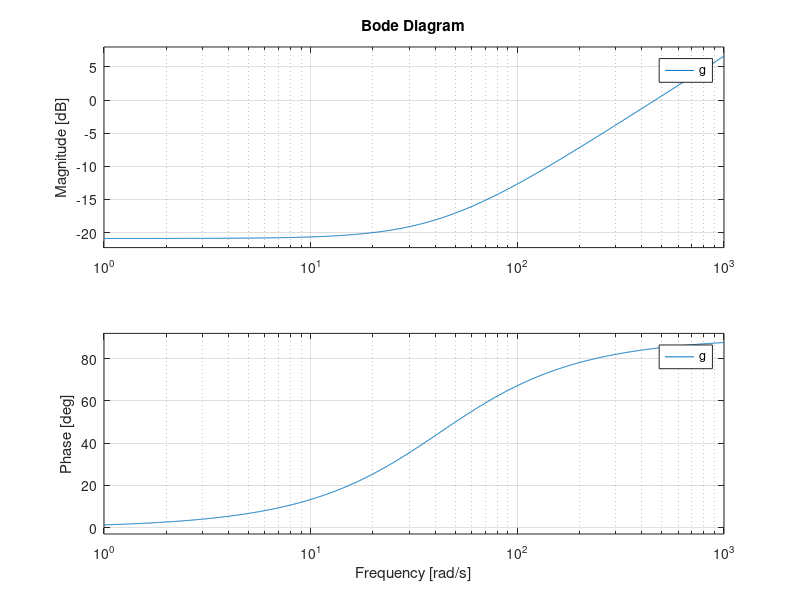
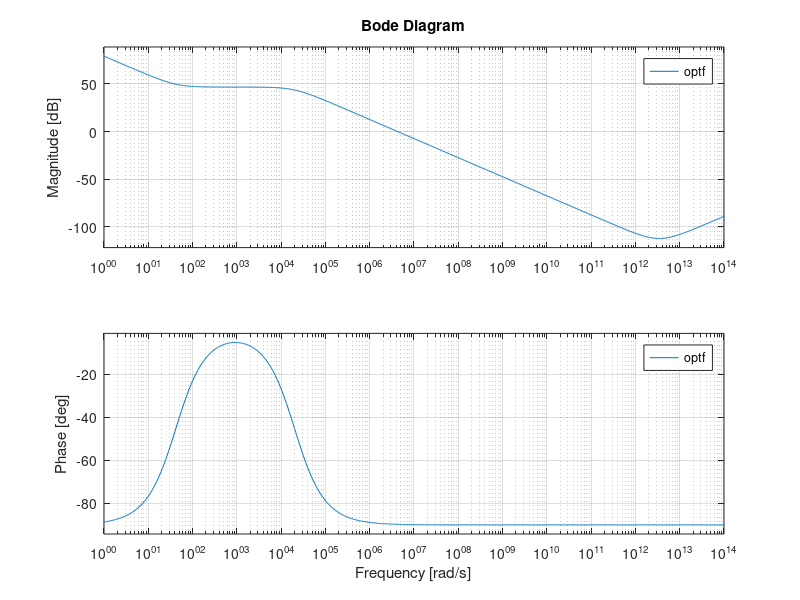
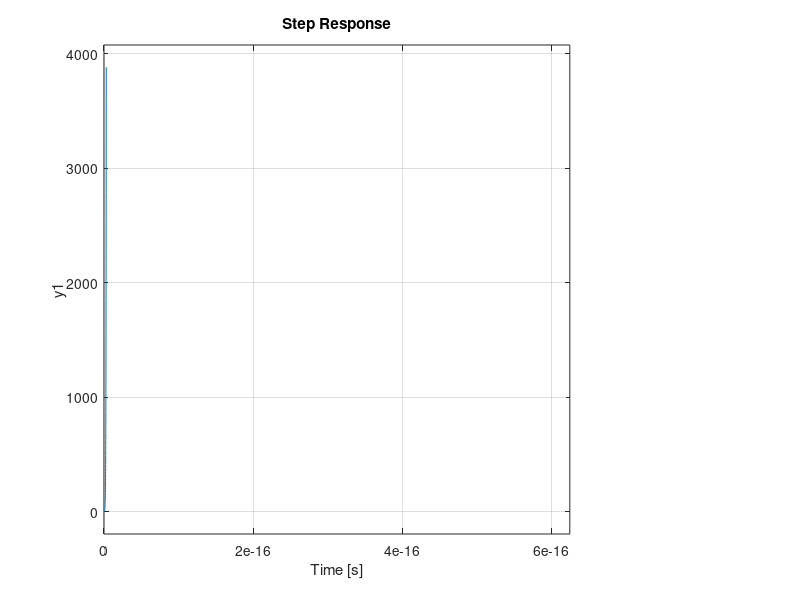

Here is the MATLAB script that generated these plots, in order:
s =tf('s');
Ac = 59.4e-6
n2 = 2000
kh = 5
k = kh/(n2 * Ac);
lm = 0.3
r = 140;
g = (lm/r)*(s+k)
c = 100000/(s*(1+s/20000))
c1 = zpk(c+((c-1) * s/k))
optf = (lm/n2) * ((n2 * s) + ((kh/Ac) * c1)) * (1/r)
cltf = feedback(optf,1)
figure(1)
bode(g)
figure(2)
bode(optf)
figure(3)
step(cltf);
